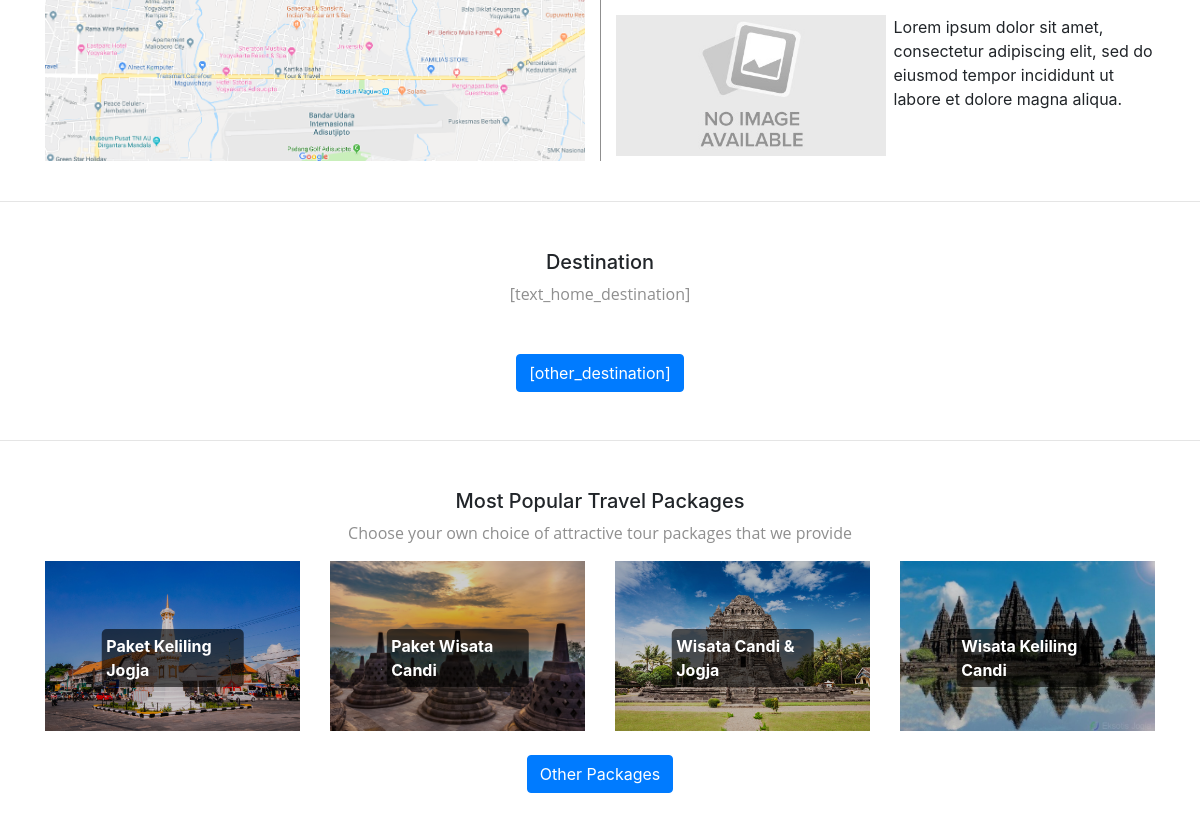
Before: / (middle part) with the older database file.
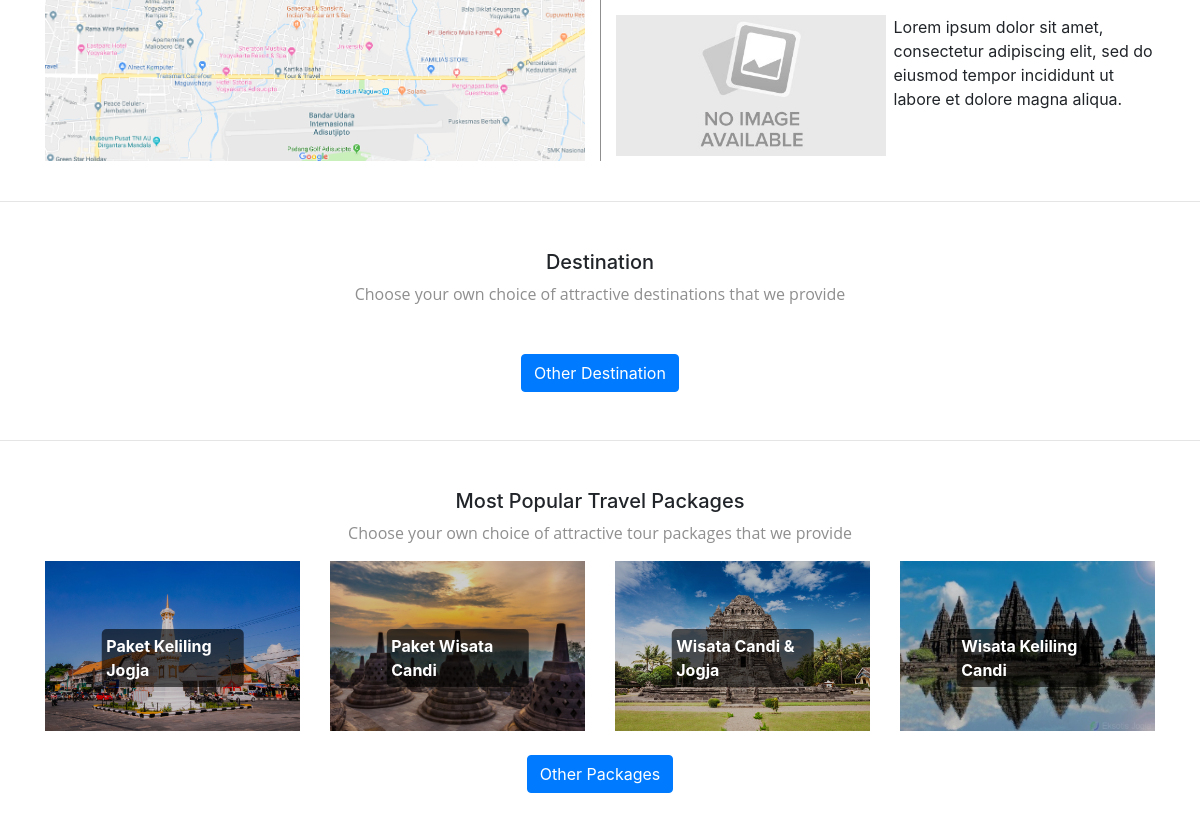
After: the same page with the newer database file.
### tables this page shows
CREATE TABLE `core_key_text` (
  `keytext_key_id` bigint(20) DEFAULT NULL,
  `keytext_lang_code` varchar(5) DEFAULT NULL,
  `keytext_text` text,
  `insert_user_id` bigint(20) DEFAULT NULL,
  `insert_datetime` datetime DEFAULT NULL,
  `update_user_id` bigint(20) DEFAULT NULL,
  `update_datetime` datetime DEFAULT NULL,
  KEY `keytext_lang_code` (`keytext_lang_code`),
  KEY `keytext_key_id` (`keytext_key_id`),
  CONSTRAINT `core_key_text_ibfk_2` FOREIGN KEY (`keytext_lang_code`) REFERENCES `core_lang` (`lang_code`),
  CONSTRAINT `core_key_text_ibfk_3` FOREIGN KEY (`keytext_key_id`) REFERENCES `core_key` (`key_id`) ON DELETE CASCADE ON UPDATE CASCADE
);

CREATE TABLE `mst_tourpackages` (
  `tourpackages_id` int(11) NOT NULL AUTO_INCREMENT,
  `tourpackages_base_price_local` decimal(20,2) DEFAULT NULL COMMENT 'harga (perorang) jika tiidak ada harga terjadwal yg di set',
  `tourpackages_base_price_foreign` decimal(20,2) DEFAULT NULL COMMENT 'harga (perorang) jika tiidak ada harga terjadwal yg di set',
  `tourpackages_is_rating_manual` tinyint(1) DEFAULT NULL COMMENT '0=no, 1=yes',
  `tourpackages_rating_manual` varchar(4) DEFAULT NULL COMMENT '1,2,3,4,5 (bintang) manual',
  `tourpackages_total_rater_manual` tinyint(11) DEFAULT NULL COMMENT 'jumlah penilai manual',
  `tourpackages_status` tinyint(1) DEFAULT NULL COMMENT '0=not active, 1=active',
  `insert_user_id` bigint(20) DEFAULT NULL,
  `insert_datetime` datetime DEFAULT NULL,
  `update_user_id` bigint(20) DEFAULT NULL,
  `update_datetime` datetime DEFAULT NULL,
  PRIMARY KEY (`tourpackages_id`)
);

### application/controllers/Home.php (called while the page is built, shortened)
<?php
class Home extends CI_Controller {
	function __construct()
	{
		$this->load->model('data');
	}
	public function index()
	{
		$data['lang'] = $this->data->getLang();
		$data['lang_set'] = $this->data->getLangDetail();
		$data['path_language'] = $this->config->item('path_language');
		$data['service'] = $this->data->getService();
		$data['contact'] = $this->data->getContact();
		$data['slider'] = $this->data->getSlider();
		$data['greeting'] = $this->data->getGreeting();
		$data['ticket'] = $this->data->getTicket();
		$data['tourpackages'] = $this->data->getTourpackages();
		$this->load->view('home', $data);
	}
}

### index.php (called while the page is built, shortened)
<?php
require_once BASEPATH.'core/CodeIgniter.php';

### application/models/Data.php (called while the page is built, shortened)
<?php
class Data extends CI_Model {
    public function __construct(){
        $this->default = $this->load->database('default', TRUE);
        $this->user_lang = !empty($this->session->userdata('user_lang')) ? $this->session->userdata('user_lang') : 'en';
    }
    public function getTourpackages(){
        $path_tourpackages_upload = $this->config->item('path_tourpackages_upload');
        $query = "
            SELECT
                a.`tourpackages_id` AS id,
                a.`tourpackages_base_price_local` AS `base_price_local`,
                b.`tourpackagestext_name` AS 'name',
                CONCAT('".$path_tourpackages_upload."',c.`tourpackagesimg_img`) AS 'img'
            FROM
                `mst_tourpackages` a
                LEFT JOIN `mst_tourpackages_text` b ON b.`tourpackagestext_tourpackages_id` = a.`tourpackages_id` AND b.`tourpackagestext_lang` = '".$this->user_lang."'
                LEFT JOIN `mst_tourpackages_img` c ON c.`tourpackagesimg_tourpackages_id` = a.`tourpackages_id` AND c.`tourpackagesimg_order` = 1
            WHERE
                a.`tourpackages_status` = 1
            ORDER BY
                (SELECT COUNT(trx.`transactiontourpackages_transaction_id`) FROM `trx_transaction_tourpackages` trx WHERE trx.transactiontourpackages_tourpackages_id = a.`tourpackages_id`) DESC
            LIMIT 4
        ";
        $result = $this->default->query($query);
        return $result->result();
    }
    public function getGreeting(){
        $path_greeting_upload = $this->config->item('path_greeting_upload');
        $query = "
            SELECT
                a.`greeting_id`  AS `id`,
                CONCAT('".$path_greeting_upload."', a.`greeting_img`) AS img,
                a.`greeting_link_img`  AS `link_img`,
                b.`greetingtext_text` AS 'text'
            FROM
                `cms_greeting` a
            LEFT JOIN `cms_greeting_text` b ON b.`greetingtext_greeting_id` = a.`greeting_id` AND b.`greetingtext_lang` = '".$this->user_lang."'
        ";
        $result = $this->default->query($query);
        return $result->row();
    }
}

### application/helpers/lang_helper.php (called while the page is built, shortened)
<?php
if (! function_exists('MultiLang')) {
    function MultiLang($code = '')
    {
        $ci=& get_instance();
        $user_lang = $ci->session->userdata('user_lang');
        if(empty($user_lang)){
            $user_lang = 'en';
        }
        $sql = "
            SELECT
                b.`keytext_text` AS 'text'
            FROM
                `core_key` a
                LEFT JOIN `core_key_text` b ON b.`keytext_key_id` = a.`key_id`
            WHERE
                a.`key_code` = '$code'
                AND  b.`keytext_lang_code` = '$user_lang'
        ";
        $query = $ci->db->query($sql);
        $row = $query->row();
        if(!empty($row)){
            return $row->text;
        }else{
            return '['.$code.']';
        }
    }
}

### application/views/home.php (the view, shortened to what this page needs)
<!DOCTYPE html>
<html>
		<?php
			$this->load->view('header');
		?>
		<div>
			<div class="container pt-5">
				<div class="row">
					<div class="col-md-6 col-sm-12 mb-3 text-left">
						<?php if(!empty($greeting->img)){ ?>
						<div class="mt-3">
							<?php if(!empty($greeting->link_img)){ ?>
							<a href="<?php echo $greeting->link_img;?>" target="_blank">
								<img class="d-block w-100" src="<?php echo base_url().$greeting->img;?>" alt="">
							</a>
							<?php }else{ ?>
								<img class="d-block w-100" src="<?php echo base_url().$greeting->img;?>" alt="">
							<?php } ?>
						</div>
						<?php } ?>
					</div>
					<div class="col-md-6 col-sm-12 mb-3 text-left" style="border-left: 1px solid #8f8f8f">
						<div class="mt-3" style="display: flex;" >
							<img class="d-block w-50 h-50" src="<?php echo base_url().'files/images/contact/no-image-available.jpg';?>" alt="">
							<p class="ml-2">Lorem ipsum dolor sit amet, consectetur adipiscing elit, sed do eiusmod tempor incididunt ut labore et dolore magna aliqua.</p>
						</div>
					</div>
				</div>
			</div>
			<hr class="mt-4 mb-5">
			<div class="col-sm-12 mt-5 mb-5">
				<div style="text-align: center;">
					<h5><?php echo MultiLang('destination'); ?></h5>
					<p class="text-grey-theme mt-1" style="font-size: 16px; color: #8f8f8f !important;"><?php echo MultiLang('text_home_destination'); ?></p>
				</div>
			</div>
			<div class="container mb-5">
				<div class="row text-center text-lg-left justify-content-center">
					<button type="button" class="btn btn-primary"><?php echo MultiLang('other_destination'); ?></button>
				</div>
			</div>
			<hr class="mt-4 mb-5">
			<div class="col-sm-12 mt-5 mb-3">
				<div style="text-align: center;">
					<h5><?php echo MultiLang('text_most_popular_package_title'); ?></h5>
					<p class="text-grey-theme mt-1" style="font-size: 16px; color: #8f8f8f !important;"><?php echo MultiLang('text_most_popular_package'); ?></p>
				</div>
			</div>
			<div class="container mb-5">
				<div class="row text-center text-lg-left justify-content-center">
					<?php
					if(!empty($tourpackages)){
						foreach ($tourpackages as $key => $value) {
					?>
						<div class="col-lg-3 col-md-6 col-sm-12">
							<a href="#" class="d-block mb-4 h-100">
								<div class=" img-hover-zoom img-hover-zoom--brightness">
									<img class="img-fluid" src="<?php echo base_url().$value->img;?>" alt="">
									<span class="centered-text-img"><?php echo $value->name;?></span>
								</div>
							</a>
						</div>
					<?php
						}
					}
					?>
					<button type="button" class="btn btn-primary"><?php echo MultiLang('other_packages'); ?></button>
				</div>
			</div>
		</div>
	</body>
</html>

### application/views/header.php (shortened to what this page needs)
<head>
	<link rel="stylesheet" href="assets/dist/css/bootstrap.min.css">
	<link rel="stylesheet" href="assets/fontawesome-free/css/all.min.css">
	<link href="assets/google-font.css" rel="stylesheet">
	<link rel="stylesheet" href="assets/dist/css/main.css">
	<link rel="stylesheet" href="assets/bootstrap-datepicker/bootstrap-datepicker.min.css">
</head>
<body>

Changed rows visible on the page:
added core_key_text: keytext_text "Choose your own choice of attractive destinations that we provide"
added core_key_text: keytext_text "Other Destination"
Other visible differences:
MultiLang('text_home_destination'): "[text_home_destination]" → (not shown)
MultiLang('other_destination'): "[other_destination]" → (not shown)
